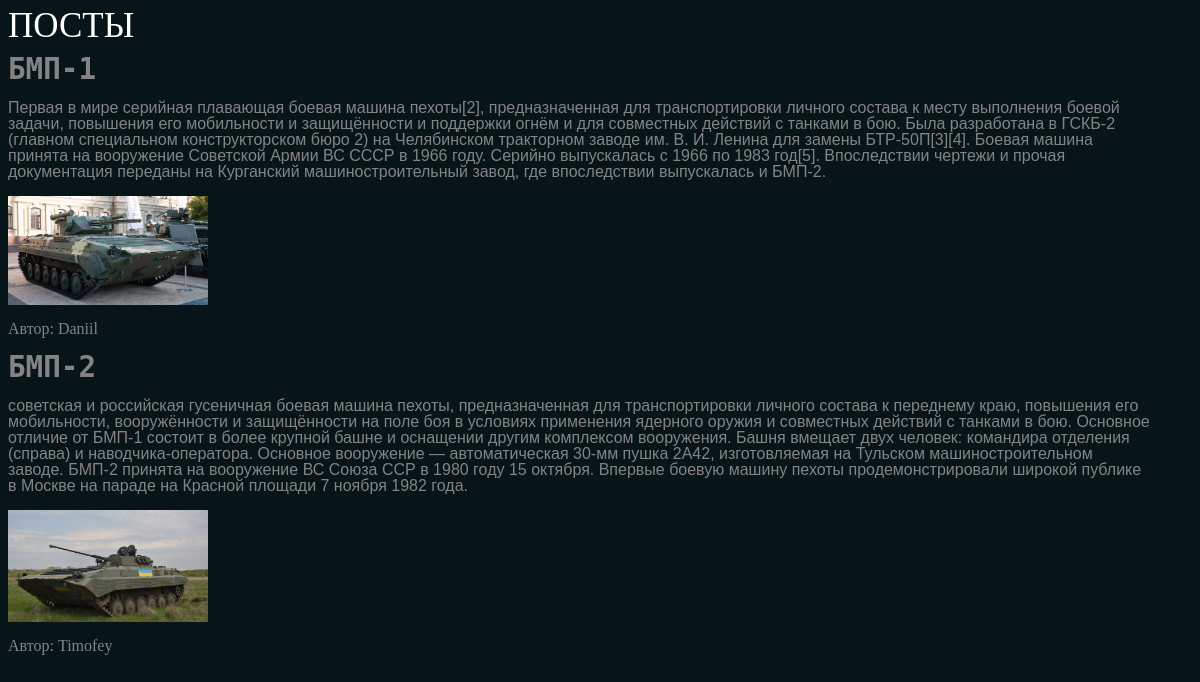
The page / on the database its author committed.
### blog/models.py (models this page shows, shortened)
class Post(models.Model):
    title = models.CharField('Заголовок', max_length=100)
    description = models.TextField('Текст записи')
    author = models.CharField('Имя автора', max_length=100)
    date = models.DateField('Дата публикации')
    img = models.ImageField('Изображение', upload_to='image/%Y')
    class Meta:
        verbose_name = 'Запись'
        verbose_name_plural = 'Записи'

### blog/views.py (the view)
# urls.py: urlpatterns = [path('', views.PostView.as_view()),
class PostView(View):
    def get(self, request):
        posts = Post.objects.all()
        return render(request, 'blog/blog.html', {'post_list': posts})

### templates/blog/blog.html (shortened to what this page needs)
{% load static %}
<html>
  <head>
    <link rel="stylesheet" href="{% static 'css/style.css' %}" type="text/css" media="all">
  </head>
<body>
<div class="posti"
<h2>ПОСТЫ</h2>
</div>
    {% for post in post_list %}
          <div class="title">
              <h3><a href="{{ post.id }}">{{ post.title }}</a></h3>
          </div>
          <div class="desc">
              <p>{{ post.description }}</p>
          </div>
    <a href="#"><img src="{{ post.img.url }}" width="200px"></a>
          <div class="author">
              <p>Автор: {{ post.author }}</p>
          </div>
    {% endfor %}
</body>
</html>

### static/css/style.css (style rules this page uses)
body { line-height: 1; color: black; background: white; }
a { color: inherit; text-decoration: none; }
h1, h2, h3, h4, h5, h6 { font-weight: bold; margin-top: 0; margin-bottom: 0; }
embed, img, object, video { max-width: 100%; }
html { -webkit-box-sizing: border-box; -moz-box-sizing: border-box; box-sizing: border-box; }
*, *:after, *:before { -webkit-box-sizing: inherit; -moz-box-sizing: inherit; box-sizing: inherit; }
html { font-size: 16px; }
body { color: black; letter-spacing: 0; text-decoration: none; background-color: #071418; }
.posti { color: white; font-family: Impact, fantasy; font-size: 35; }
.title { margin: 12px 42px 0 0; color: #848484; position: relative; cursor: pointer; text-decoration: none; font-family: DejaVu Sans Mono, monospace; font-size:25; }
.desc { margin: 12px 42px 0 0; color: #848484; position: relative; cursor: pointer; text-decoration: none; font-family: Verdana, sans-serif; }
.author { margin: 12px 42px 0 0; color: #848484; position: relative; cursor: pointer; text-decoration: none; font-family: Bookman, URW Bookman L, serif; }

### rows shown on the page
Post: title "БМП-1", description "Первая в мире серийная плавающая боевая машина пехоты[2], предназначенная для транспортировки личного состава к месту выполнения боевой задачи, повышения его мобильности и защищённости и поддержки огнём и для совместных действий с танками в бою. Была разработана в ГСКБ-2 (главном специальном конструкторском бюро 2) на Челябинском тракторном заводе им. В. И. Ленина для замены БТР-50П[3][4]. Боевая машина принята на вооружение Советской Армии ВС СССР в 1966 году. Серийно выпускалась с 1966 по 1983 год[5]. Впоследствии чертежи и прочая документация переданы на Курганский машиностроительный завод, где впоследствии выпускалась и БМП-2.", img (picture), author "Daniil"
Post: title "БМП-2", description "советская и российская гусеничная боевая машина пехоты, предназначенная для транспортировки личного состава к переднему краю, повышения его мобильности, вооружённости и защищённости на поле боя в условиях применения ядерного оружия и совместных действий с танками в бою. Основное отличие от БМП-1 состоит в более крупной башне и оснащении другим комплексом вооружения. Башня вмещает двух человек: командира отделения (справа) и наводчика-оператора. Основное вооружение — автоматическая 30-мм пушка 2А42, изготовляемая на Тульском машиностроительном заводе. БМП-2 принята на вооружение ВС Союза ССР в 1980 году 15 октября. Впервые боевую машину пехоты продемонстрировали широкой публике в Москве на…", img (picture), author "Timofey"
